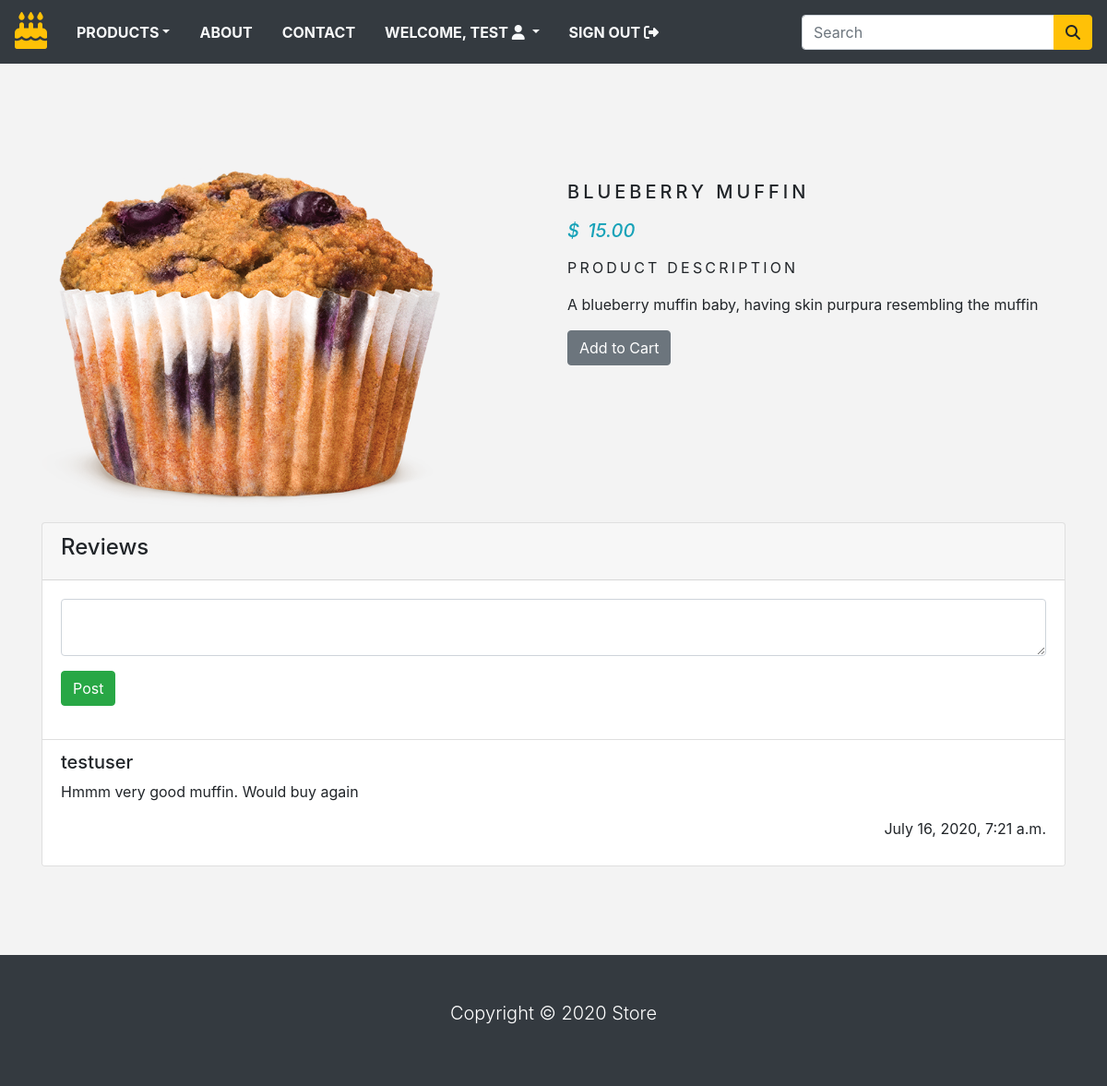
Screenshot of /category/muffins/blueberry-muffin (signed in) with the database file from the repository.
### store/models.py (models this page shows, shortened)
class Product(models.Model):
    name = models.CharField(max_length=250, unique=True)
    slug = models.SlugField(max_length=250, unique=True)
    description = models.TextField(blank=True)
    category = models.ForeignKey(Category, on_delete=models.CASCADE)
    price = models.DecimalField(max_digits=10, decimal_places=2)
    image = models.ImageField(upload_to='product', blank=True)
    stock = models.IntegerField()
    available = models.BooleanField(default=True)
    created = models.DateTimeField(auto_now_add=True)
    updated = models.DateTimeField(auto_now=True)
    class Meta:
        ordering = ('name',)
        verbose_name = 'product'
        verbose_name_plural = 'products'

class Review(models.Model):
    product = models.ForeignKey(Product, on_delete=models.CASCADE)
    user = models.ForeignKey(User, on_delete=models.CASCADE)
    content = models.CharField(max_length=500)
    created = models.DateTimeField(auto_now_add=True)

### store/views.py (the view)
def productPage(request, category_slug, product_slug):
    try:
        product = Product.objects.get(category__slug=category_slug, slug=product_slug)
    except Exception as e:
        raise e
    if request.method == 'POST' and request.user.is_authenticated and request.POST['content'].strip() != '':
        Review.objects.create(product=product,
                              user=request.user,
                              content=request.POST['content'])
    reviews = Review.objects.filter(product=product)
    return render(request, 'product.html', {'product': product, 'reviews': reviews})

### store/context_processors.py (called while the page is built)
def counter(request):
    item_count=0
    if 'admin' in request.path:
        return {}
    else:
        try:
            cart = Cart.objects.filter(cart_id=_cart_id(request))
            cart_items = CartItem.objects.all().filter(cart=cart[:1])
            for cart_item in cart_items:
                item_count += cart_item.quantity
        except Cart.DoesNotExist:
            item_count = 0
    return dict(item_count = item_count)

def menu_links(request):
    links = Category.objects.all()
    return dict(links=links)

### store/models.py (called while the page is built)
    def get_url(self):
        return reverse('products_by_category', args=[self.slug])

### store/views.py (called while the page is built)
def _cart_id(request):
    cart = request.session.session_key
    if not cart:
        cart = request.session.create()
    return cart

### store/templates/product.html (shortened to what this page needs)
{% extends 'base.html' %}
{% load static %}
{% block content %}
<div class="container py-5">
    <div class="row mt-5">
        <div class="col-10 mx-auto col-md-6 my-3">
            <img style="width: 80%;" src="{{product.image.url}}" alt="">
        </div>
        <div class="col-10 mx-auto col-md-6 my-3">
            <div>
                <h1 class="product_title">{{product.name}}</h1>
                <h5 class="text-info font-italic mb-3">
                    <span class="mr-1">$</span> {{product.price}}
                </h5>
                <p class="product_description">Product Description</p>
                <p class="text-justify product_text">{{product.description}}</p>
                {% if product.stock <= 0 %}
                <p class="text-justify product_text"><b>Out of Stock</b></p>
                {% else %}
                    <a href="{% url 'add_cart' product.id %}">
                        <button type="button" name="button" class="btn btn-secondary">
                            Add to Cart
                        </button>
                    </a>
                {% endif %}
            </div>
        </div>
    </div>
    <div class="card">
        <div class="card-header">
            <h4>Reviews</h4>
        </div>
        {% if user.is_authenticated %}
        <div class="card-body">
            <form method="post">
                <div class="form-group">
                    <textarea name="content" class="form-control"></textarea>
                </div>
                <div class="form-group">
                    <button type="submit" class="btn btn-success">Post</button>
                </div>
            </form>
        </div>
        {% endif %}
        {% if reviews.count > 0 %}
            <ul class="list-group list-group-flush">
                {% for review in reviews %}
                    <li class="list-group-item"><h5>{{review.user.username}}</h5>
                        <p class="card-text">{{review.content}}</p><p class="text-right">{{review.created}}</p>
                    </li>
                {% endfor %}
            </ul>
        {% endif %}
    </div>
</div>
{% endblock %}

### store/templates/navbar.html (shortened to what this page needs)
<nav class="navbar navbar-expand-md navbar-light bg-dark">
    <a href="/" class="navbar-brand"><i class="fas fa-birthday-cake text-warning fa-2x"></i></a>
    <div class="collapse navbar-collapse justify-content-between" id="nav">
    <ul class="navbar-nav">
        <li class="nav-item dropdown"><a class="nav-link text-light text-uppercase font-weight-bold px-3 dropdown-toggle" href="" data-toggle="dropdown">Products</a>
        </li>
        <li class="nav-item"><a class="nav-link text-light text-uppercase font-weight-bold px-3" href="{% url 'about' %}">About</a></li>
        <li class="nav-item"><a class="nav-link text-light text-uppercase font-weight-bold px-3" href="{% url 'contact' %}">Contact</a></li>
        {% if request.user.is_authenticated and request.user.first_name %}
            <li class="nav-item dropdown">
                <a class="nav-link text-light text-uppercase font-weight-bold px-3 dropdown-toggle" data-toggle="dropdown">
                    Welcome, {{ request.user.first_name }} <i class="fas fa-user circle"></i>
                </a>
            </li>
            <li class="nav-item">
                <a class="nav-link text-light text-uppercase font-weight-bold px-3" href="{% url 'signout' %}">
                    Sign Out <i class="fas fa-sign-out-alt"></i>
                </a>
            </li>
            {% endif %}
    </ul>
    <form class="form-inline ml-3" action="{% url 'search' %}", method="GET">
        <div class="input-group">
            <input type="text" name="name" class="form-control" placeholder="Search">
            <div class="input-group-append">
                <button type="submit" class="btn btn-warning"><i class="fas fa-search"></i></button>
            </div>
        </div>
    </form>
    </div>
</nav>

### store/static/css/base.css (style rules this page uses)
body { background-color: #f3f3f3; }
.product_title { font-size: 20px; text-transform: uppercase; letter-spacing: .2em; padding-top: 15px; padding-bottom: 10px; }
.product_text { padding-right: 20px; }
.product_description { font-size: 16px; text-transform: uppercase; letter-spacing: .2em; }

### rows the page displays
Product: image (picture), name "BLUEBERRY MUFFIN", price "15.00", description "A blueberry muffin baby, having skin purpura resembling the muffin"
Review: user.username "testuser", content "Hmmm very good muffin. Would buy again", created "July 16, 2020, 7:21 a.m."

### other values shown
{{ request.user.first_name }} "TEST"
